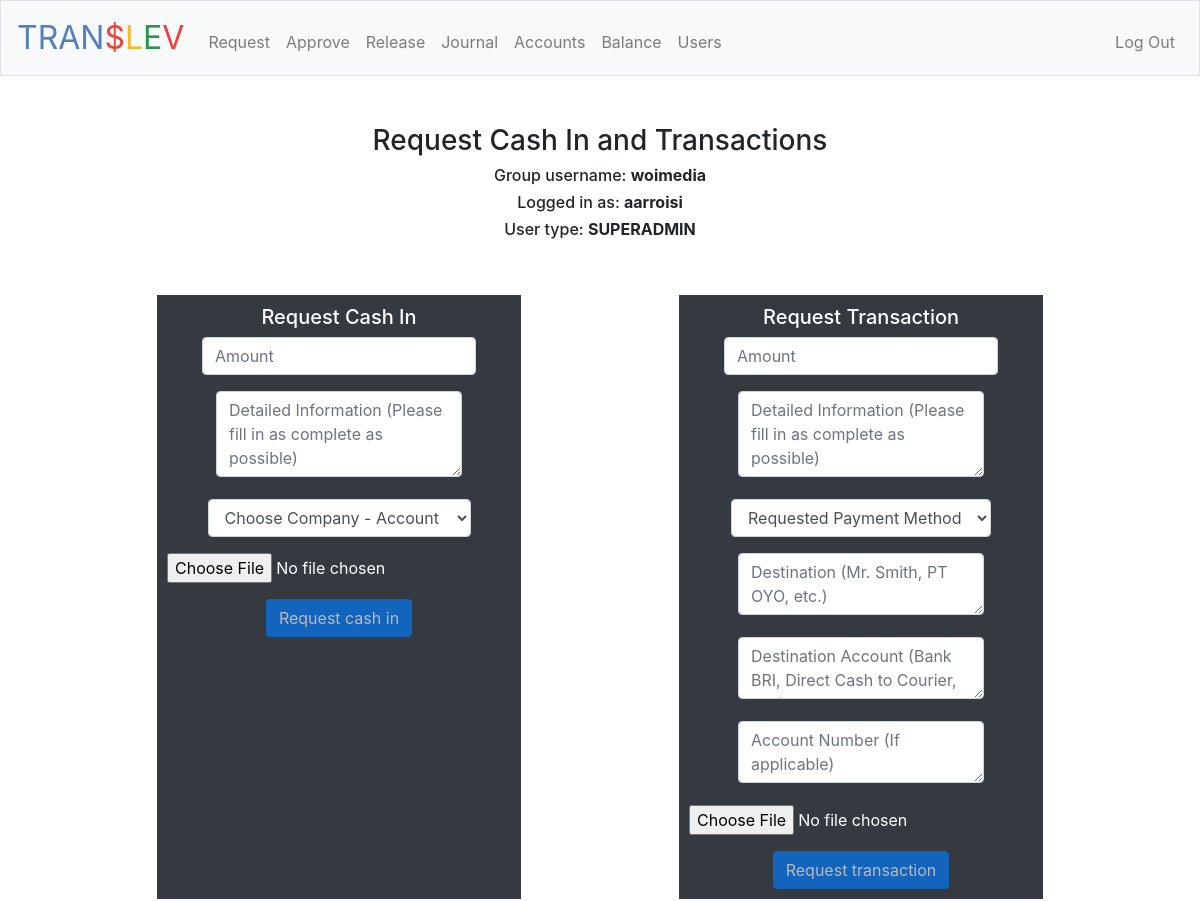
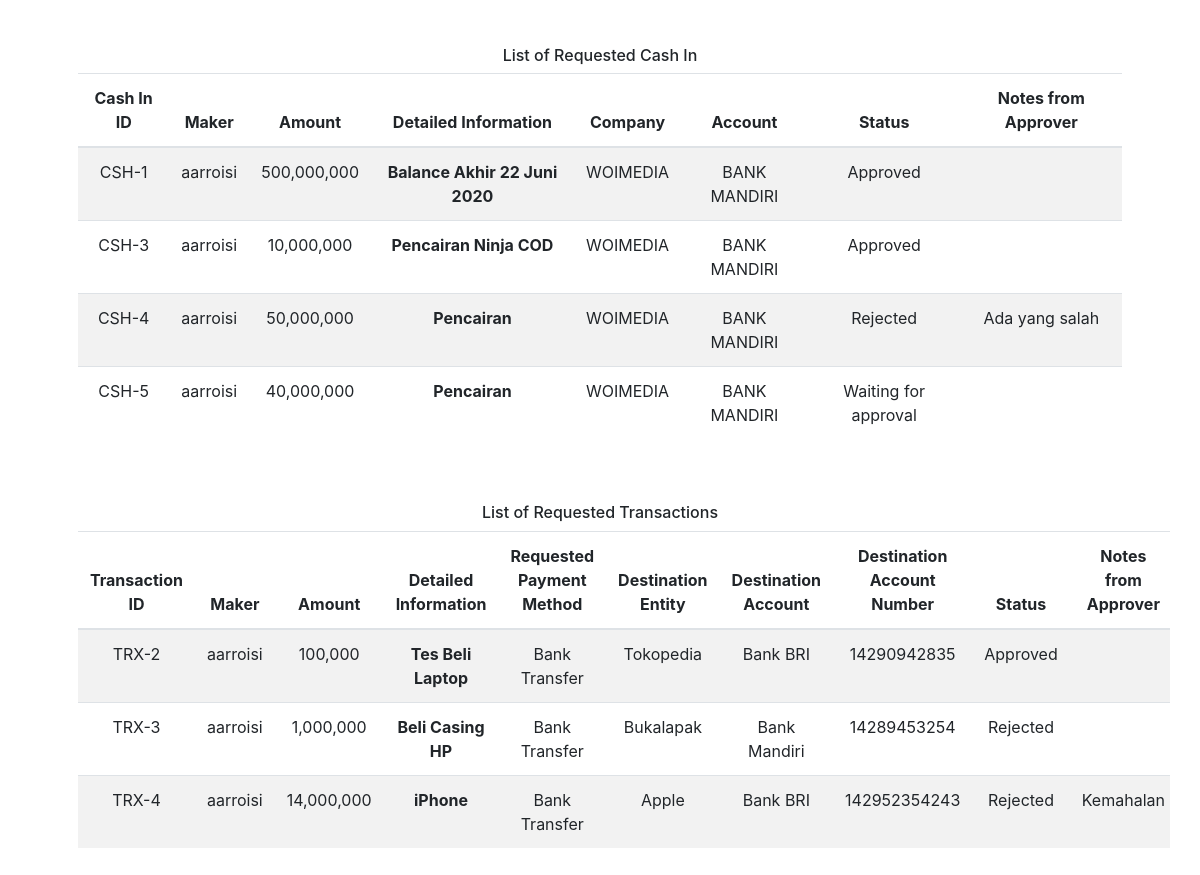
Screenshot of /request_trx (signed in) with the database file from the repository (2 pictures, top to bottom).
### tables this page shows
CREATE TABLE 'users' (
user_id INTEGER PRIMARY KEY,
username TEXT,
hash TEXT, 'type' text DEFAULT 'MAKER', 'group_username' text, 'allowed' boolean DEFAULT 1);

CREATE TABLE 'cashin' (
cash_id INTEGER PRIMARY KEY,
maker TEXT,
approver TEXT,
debit_com TEXT,
debit_acc TEXT,
value NUMERIC,
notes TEXT,
approved_date DATETIME, 'group_username' text, 'requested_date'  datetime DEFAULT CURRENT_TIMESTAMP  , 'approved' boolean DEFAULT 0, 'requested' boolean DEFAULT 1, 'rejected' boolean DEFAULT 0, 'rejected_date' datetime, 'add_notes' text);

CREATE TABLE 'trx' (
trx_id INTEGER PRIMARY KEY,
maker TEXT,
approver TEXT,
debit_acc TEXT,
debit_com TEXT,
credit_acc TEXT,
credit_com TEXT,
value NUMERIC,'requested_date' DATETIME DEFAULT CURRENT_TIMESTAMP, 'notes' text, 'approved' boolean DEFAULT 0, 'acted' boolean DEFAULT 0, 'journaled' boolean DEFAULT 0, 'approved_date' datetime, 'acted_date' datetime, 'journaled_date' datetime, 'req_method' text, 'requested'  boolean DEFAULT (1)  , 'actor' text, 'journaler' text, 'group_username' text, 'dest_entity' text, 'dest_account' text, 'dest_account_no' text, 'rejected' boolean DEFAULT 0, 'rejected_date' datetime,'add_notes' text);

### application.py (the view, shortened to what this page needs)
@app.route("/request_trx", methods=["GET", "POST"])
@login_required
def request_trx():
    db = SQL("sqlite:///translev.db")
    userid = session["user_id"]
    userSession = db.execute("SELECT * FROM users WHERE users.user_id = ?", userid)
    username = userSession[0]["username"]
    level = userSession[0]['type']
    group_username = userSession[0]['group_username']
    ids = [group_username, username, level]
    if level in ["SUPERADMIN", "MAKER"]:
        if request.method == "GET":
            cashin = db.execute("SELECT * FROM cashin WHERE maker = ? AND group_username = ?", username, group_username)
            for row in cashin:
                if row["requested"] == 1:
                    row["status"] = "Waiting for approval"
                elif row["approved"] == 1:
                    row["status"] = "Approved"
                else:
                    row["status"] = "Rejected"
                if row["add_notes"] == None:
                    row["add_notes"] = ""
            accounts_all = db.execute("SELECT * FROM accounts WHERE visibility = 1 AND include = 1 AND group_username = ?", \
            group_username)
            accounts = list(set([i["acc_com"] for i in accounts_all]))
            trx = db.execute("SELECT * FROM trx WHERE maker = ? AND group_username = ?", username, group_username)
            for row in trx:
                if row["requested"] == 1:
                    row["status"] = "Waiting for Approval"
                elif row["approved"] == 1:
                    row["status"] = "Approved"
                else:
                    row["status"] = "Rejected"
                if row["add_notes"] == None:
                    row["add_notes"] = ""
            return render_template("request.html", trx=trx, ids=ids, cashin=cashin, accounts=accounts)
    else:
        flash("You are not MAKER / SUPER ADMIN!")
        return redirect("/")

### application.py (called while the page is built)
@app.after_request
def after_request(response):
    response.headers["Cache-Control"] = "no-cache, no-store, must-revalidate"
    response.headers["Expires"] = 0
    response.headers["Pragma"] = "no-cache"
    return response

### helpers.py (called while the page is built)
def login_required(f):
    @wraps(f)
    def decorated_function(*args, **kwargs):
        if session.get("user_id") is None:
            return redirect("/login")
        return f(*args, **kwargs)
    return decorated_function

### templates/request.html (shortened to what this page needs)
{% extends "layout.html" %}
{% block main %}
    <h3>Request Cash In and Transactions</h3>
    <h6>Group username: <b>{{ ids[0] }}</b></h6>
    <h6>Logged in as: <b>{{ ids[1] }}</b></h6>
    <h6>User type: <b>{{ ids[2] }}</b></h6>
    <br>
    <br>
    <div class="container">
        <div class="row">
            <div class="col-lg- bg-dark text-white mx-auto" style="margin:0; auto; padding: 10px 10px 10px 10px;">
                <h5>Request Cash In</h5>
                <form action="/request_trx" method="post">
                    <div class="form-group">
                        <input id="amount2" onkeyup="success2()" autocomplete="off" autofocus class="form-control" name="amount2" placeholder="Amount" type="number" class="form-control">
                    </div>
                    <div class="form-group">
                        <textarea autocomplete="off" onkeyup="success2()" class="form-control" name="notes2" placeholder="Detailed Information (Please fill in as complete as possible)" rows="3" id="notes2"></textarea>
                    </div>
                    <div class="form-group">
                        <select id="account2" name="account2" class="form-control" onchange="success2()">
                            <option disabled selected>Choose Company - Account</option>
                        </select>
                    </div>
                    <div class="form-group">
                        <input id="file2" type="file" name="file2">
                    </div>
                    <button id="button2" name="button2" class="btn btn-primary" type="submit" disabled>Request cash in</button>
                </form>
            </div>
            <div class="col-lg- bg-dark text-white mx-auto" style="margin:0; auto; padding: 10px 10px 10px 10px;">
                <h5>Request Transaction</h5>
                <form action="/request_trx" method="post">
                    <div class="form-group">
                        <input id="amount" onkeyup="success()" autocomplete="off" autofocus class="form-control" name="amount" placeholder="Amount" type="number" class="form-control">
                    </div>
                    <div class="form-group">
                        <textarea autocomplete="off" onkeyup="success()" class="form-control" name="notes" placeholder="Detailed Information (Please fill in as complete as possible)" rows="3" id="notes"></textarea>
                    </div>
                    <div class="form-group">
                        <select id="method" name="method" class="form-control" onchange="success()">
                            <option disabled selected>Requested Payment Method</option>
                        </select>
                    </div>
                    <div class="form-group">
                        <textarea id="dest_entity" onkeyup="success()" autocomplete="off" autofocus class="form-control" name="dest_entity" placeholder="Destination (Mr. Smith, PT OYO, etc.)" class="form-control" ></textarea>
                    </div>
                    <div class="form-group">
                        <textarea id="dest_account" onkeyup="success()" autocomplete="off" autofocus class="form-control" name="dest_account" placeholder="Destination Account (Bank BRI, Direct Cash to Courier, etc.)" class="form-control"></textarea>
                    </div>
                    <div class="form-group">
                        <textarea id="dest_account_no" onkeyup="success()" autocomplete="off" autofocus class="form-control" name="dest_account_no" placeholder="Account Number (If applicable)" class="form-control"></textarea>
                    </div>
                    <div class="form-group">
                        <input id="file" type="file" name="file">
                    </div>
                    <button id="button" class="btn btn-primary" type="submit" disabled>Request transaction</button>
                </form>
            </div>
        </div>
    </div>
    <br>
    <br>
    <h6>List of Requested Cash In</h6>
    <table class="table text-center table-striped">
        <thead>
            <tr>
                <th scope="col">Cash In ID</th>
                <th scope="col">Maker</th>
                <th scope="col">Amount</th>
                <th scope="col">Detailed Information</th>
                <th scope="col">Company</th>
                <th scope="col">Account</th>
                <th scope="col">Status</th></th>
                <th scope="col">Notes from Approver</th></th>
            </tr>
        </thead>
        <tbody>
            {% for row in cashin %}
                    <tr>
                        <td>CSH-{{ row["cash_id"] }}</td>
                        <td>{{ row["maker"] }}</td>
                        <td>{{ "{:,.0f}".format(row["value"]) }}</td>
                        <td><b>{{ row["notes"] }}</b></td>
                        <td>{{ row["debit_com"] }}</td>
                        <td>{{ row["debit_acc"] }}</td>
                        <td>{{ row["status"] }}</td>
                        <td>{{ row["add_notes"] }}</td>
                    </tr>
            {% endfor %}
        </tbody>
    </table>
    <br>
    <br>
    <h6>List of Requested Transactions</h6>
    <table class="table text-center table-striped">
        <thead>
            <tr>
                <th scope="col">Transaction ID</th>
                <th scope="col">Maker</th>
                <th scope="col">Amount</th>
                <th scope="col">Detailed Information</th>
                <th scope="col">Requested Payment Method</th>
                <th scope="col">Destination Entity</th>
                <th scope="col">Destination Account</th>
                <th scope="col">Destination Account Number</th>
                <th scope="col">Status</th>
                <th scope="col">Notes from Approver</th>
            </tr>
        </thead>
        <tbody>
            {% for row in trx %}
                    <tr>
                        <td>TRX-{{ row["trx_id"] }}</td>
                        <td>{{ row["maker"] }}</td>
                        <td>{{ "{:,.0f}".format(row["value"]) }}</td>
                        <td><b>{{ row["notes"] }}</b></td>
                        <td>{{ row["req_method"] }}</td>
                        <td>{{ row["dest_entity"] }}</td>
                        <td>{{ row["dest_account"] }}</td>
                        <td>{{ row["dest_account_no"] }}</td>
                        <td>{{ row["status"] }}</td>
                        <td>{{ row["add_notes"] }}</td>
                    </tr>
            {% endfor %}
        </tbody>
    </table>
{% endblock %}

### templates/layout.html (shortened to what this page needs)
<!DOCTYPE html>
<html lang="en">
    <head>
        <link href="https://maxcdn.bootstrapcdn.com/bootstrap/4.1.3/css/bootstrap.min.css" rel="stylesheet">
        <link href="/static/styles.css" rel="stylesheet">
    </head>
    <body>
        <nav class="navbar navbar-expand-md navbar-light bg-light border">
            <a class="navbar-brand" href="/"><span class="blue">TRAN</span><span class="red">$</span><span class="yellow">L</span><span class="green">E</span><span class="red">V</span></a>
            <div class="collapse navbar-collapse" id="navbar">
                {% if session.user_id %}
                    <ul class="navbar-nav mr-auto mt-2">
                        <li class="nav-item"><a class="nav-link" href="/request_trx">Request</a></li>
                        <li class="nav-item"><a class="nav-link" href="/approve">Approve</a></li>
                        <li class="nav-item"><a class="nav-link" href="/act">Release</a></li>
                        <li class="nav-item"><a class="nav-link" href="/journal">Journal</a></li>
                        <li class="nav-item"><a class="nav-link" href="/accounts">Accounts</a></li>
                        <li class="nav-item"><a class="nav-link" href="/balance">Balance</a></li>
                        <li class="nav-item"><a class="nav-link" href="/users">Users</a></li>
                    </ul>
                    <ul class="navbar-nav ml-auto mt-2">
                        <li class="nav-item"><a class="nav-link" href="/logout">Log Out</a></li>
                    </ul>
                {% else %}
                    <ul class="navbar-nav ml-auto mt-2">
                        <li class="nav-item"><a class="nav-link" href="/register">Register</a></li>
                        <li class="nav-item"><a class="nav-link" href="/login">Log In</a></li>
                    </ul>
                {% endif %}
            </div>
        </nav>
        <main class="container p-5">
            {% block main %}{% endblock %}
        </main>
    </body>
</html>

### static/styles.css (style rules this page uses)
nav .navbar-brand { font-size: xx-large; }
nav .navbar-brand .blue { color: #537fbe; }
nav .navbar-brand .red { color: #ea433b; }
nav .navbar-brand .yellow { color: #f5b82e; }
nav .navbar-brand .green { color: #2e944b; }
main .form-control { display: inline-block; width: auto; }
main { overflow-x: auto; text-align: center; }

### rows the page displays
users: group_username "woimedia", username "aarroisi", type "SUPERADMIN"
cashin: cash_id "1", maker "aarroisi", value "500,000,000", notes "Balance Akhir 22 Juni 2020", debit_com "WOIMEDIA", debit_acc "BANK MANDIRI", status "Approved"
cashin: cash_id "3", maker "aarroisi", value "10,000,000", notes "Pencairan Ninja COD", debit_com "WOIMEDIA", debit_acc "BANK MANDIRI", status "Approved"
cashin: cash_id "4", maker "aarroisi", value "50,000,000", notes "Pencairan", debit_com "WOIMEDIA", debit_acc "BANK MANDIRI", status "Rejected", add_notes "Ada yang salah"
cashin: cash_id "5", maker "aarroisi", value "40,000,000", notes "Pencairan", debit_com "WOIMEDIA", debit_acc "BANK MANDIRI", status "Waiting for approval"
trx: trx_id "2", maker "aarroisi", value "100,000", notes "Tes Beli Laptop", req_method "Bank Transfer", dest_entity "Tokopedia", dest_account "Bank BRI", dest_account_no "14290942835", status "Approved"
trx: trx_id "3", maker "aarroisi", value "1,000,000", notes "Beli Casing HP", req_method "Bank Transfer", dest_entity "Bukalapak", dest_account "Bank Mandiri", dest_account_no "14289453254", status "Rejected"
trx: trx_id "4", maker "aarroisi", value "14,000,000", notes "iPhone", req_method "Bank Transfer", dest_entity "Apple", dest_account "Bank BRI", dest_account_no "142952354243", status "Rejected", add_notes "Kemahalan"
